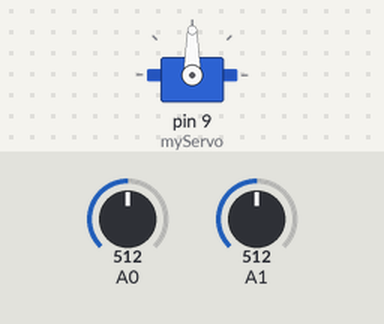
Bench run of a sketch on a simulated Arduino Uno, built with avr-gcc and run on an emulated ATmega328P. Shown: servo. The test bench sets the inputs (shaded band); at power-on: A0 = 512, A1 = 512.

Above: at 1.2 s.
1.3 s: A0 set to 716
At 2.5 s:
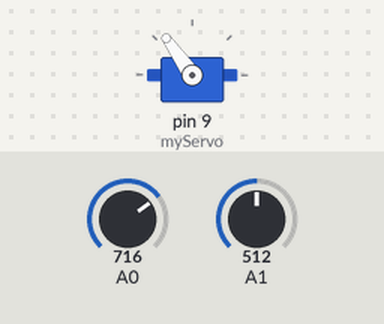
2.8 s: A0 set to 900
At 3.6 s:
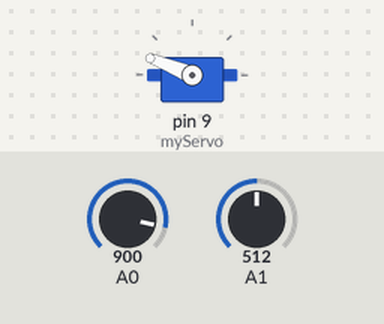
4.3 s: A0 set to 1023
At 5.0 s:
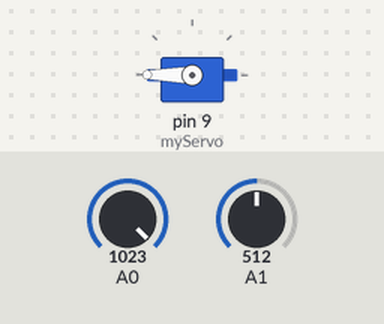
5.8 s: A0 set to 306
At 7.0 s:
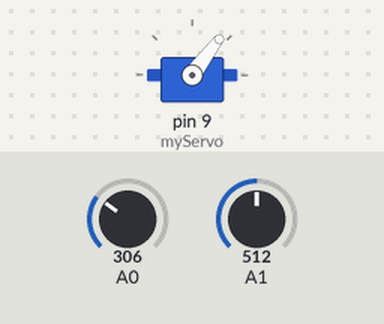
7.3 s: A0 set to 122
At 8.5 s:
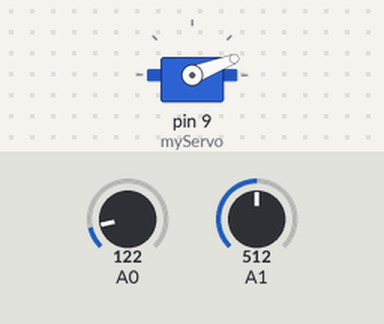
Timing chart, 0 to 9.8 s (numbered marks = the images above; inputs shaded):
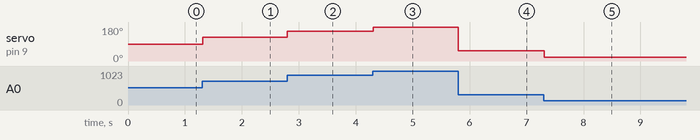

Measured:
- after the input at 1.3 s, servo on pin 9 (myServo): 90° → 125° at once
- after the input at 2.8 s, servo on pin 9 (myServo): 125° → 158° at once
- after the input at 4.3 s, servo on pin 9 (myServo): 158° → 180° at once
- after the input at 5.8 s, servo on pin 9 (myServo): 180° → 53° at once
- after the input at 7.3 s, servo on pin 9 (myServo): 53° → 21° at once

The sketch:

ArmControl.ino
```cpp
#include <Servo.h>

Servo myServo;

int joystickX; // Analog pin for X axis
int joystickY; // Analog pin for Y axis

void setup() {
  myServo.attach(9); // Servo signal pin
}

void loop() {
  joystickX = analogRead(A0); // Read X axis
  joystickY = analogRead(A1); // Read Y axis

  int angleX = map(joystickX, 0, 1023, 0, 180); // Map X axis value to servo angle
  int angleY = map(joystickY, 0, 1023, 0, 180); // Map Y axis value to servo angle

  myServo.write(angleX); // Set servo position based on X axis
  delay(15); // Small delay for smooth motion
}
```
